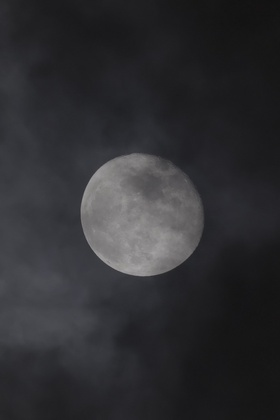
%> input picture HistogramEqualization/Moon.jpeg, 280 x 420 px, shrunk from 724 x 1086 before the run
$ octave HistogramEqualization.m   (GNU Octave 9; MATLAB toolbox functions it lacks are replaced by stand-ins)
%> lines starting %> are read from the running program, lines starting %| are printed output that depends on the picture
### HistogramEqualization/HistogramEqualizationfc.m
function  HistogramEqualizationfc(inputArg1)

imgArray = imread(inputArg1);

if(size(imgArray,3) == 3)
    imgArray = rgb2gray(imgArray);
end

level = 0:255;

%Histogram = zeros(1,256);

imgEqualized = zeros(size(imgArray,1),size(imgArray,2),'uint8');

[Histogram, Sum] = myHistogram(imgArray);

% [6 lines of commented-out code are left out]

imgPk = Histogram ./ Sum;
cdf = cumsum(imgPk);
imgArrayEqualization = round(cdf .* 255);


%像素置換

for indexI = 1:size(imgArray,1)
    for indexJ = 1:size(imgArray,2)
        imgEqualized(indexI,indexJ) = imgArrayEqualization(imgArray(indexI,indexJ) + 1);
    end
end


figure('Name', string(inputArg1));
subplot(2,2,1);
imshow(imgArray);
subplot(2,2,2);
imshow(imgEqualized);
subplot(2,2,3);

bar(level, myHistogram(imgArray),'c');
xlabel('Gray level');
ylabel('# of pixels');
title('Histogram (' + inputArg1 + ')');
subplot(2,2,4);
bar(level, myHistogram(imgEqualized),'c');
xlabel('Gray level');
ylabel('# of pixels');
title('Equalized Histogram (' + inputArg1 + ')');


% drawnow;
%
% folder = 'output';
% if ~exist(folder, 'dir')
%     mkdir(folder);
% end
%
% filename = fullfile(folder, ['HistogramCompare_' inputArg1 '.png']);
%
% ax = gca;
%
% exportgraphics(ax, "test.jpg");

end

### HistogramEqualization/myHistogram.m
function [outputArg, totalPixels] = myHistogram(imgArray)

outputArg = zeros(1,256);
totalPixels = 0;

for indexI = 1:size(imgArray,1)
    for indexJ = 1:size(imgArray,2)
        outputArg(imgArray(indexI,indexJ) + 1) = outputArg(imgArray(indexI,indexJ) + 1) + 1;
        totalPixels = totalPixels + 1;
    end
end

end

### HistogramEqualization/HistogramEqualization.m
close all; clear; clc;

picture = ["Moon.jpeg","WashingtonDC-Band1-Blue-512.tif","gamma_0.67.jpg","gamma_1.jpg","gamma_1.5.jpg"];


for index = 1:size(picture,2)
    HistogramEqualizationfc(picture(index));
%> in HistogramEqualizationfc, imgArray is the input picture: size 420x280x3 uint8; mean R, G, B 46.6, 46.6, 49.7
%> after the loop in myHistogram, `for indexI = 1:size(imgArray,1)`: outputArg = 256 values, max 4811 at index 23, min 0 at index 1, mean 459.4; totalPixels = 117600
%> in HistogramEqualizationfc, `[Histogram, Sum] = myHistogram(imgArray);`: Histogram has the same summary as outputArg in myHistogram
%> in HistogramEqualizationfc, `imgPk = Histogram ./ Sum;`: imgPk = 256 values, max 0.0409 at index 23, min 0 at index 1, mean 0.00391
%> in HistogramEqualizationfc, `cdf = cumsum(imgPk);`: cdf = 256 values from 0 to 1
%> in HistogramEqualizationfc, `imgArrayEqualization = round(cdf .* 255);`: imgArrayEqualization = 256 values from 0 to 255
%> after the loop in HistogramEqualizationfc, `for indexI = 1:size(imgArray,1)`:
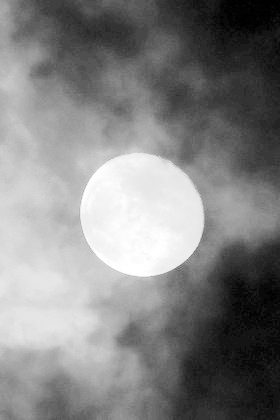
%> imgEqualized: size 420x280 uint8; min 0, max 255, mean 130
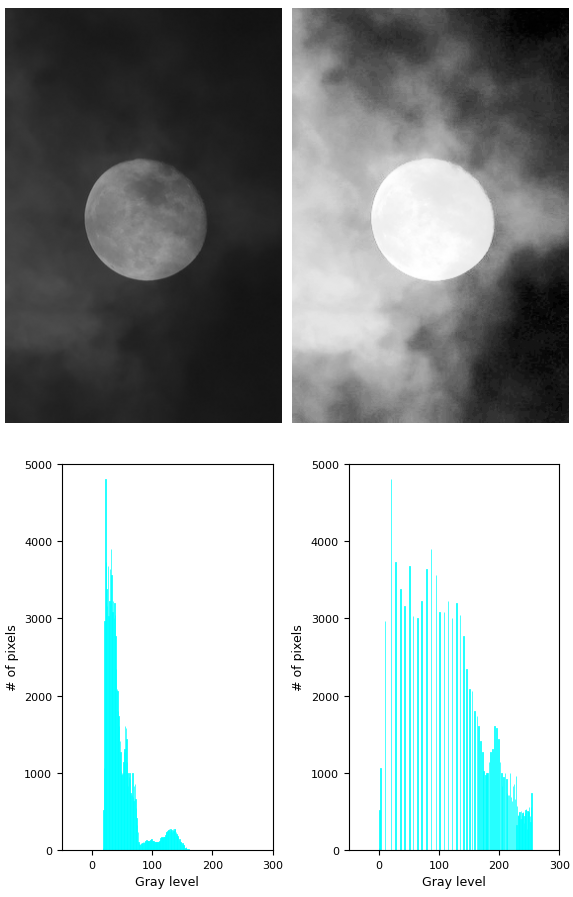
%> figure redrawn from the program's plot data, 4 panels
end
%> pass 2 of the loop `for index = 1:size(picture,2)`:
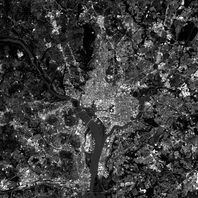
%> input picture HistogramEqualization/WashingtonDC-Band1-Blue-512.tif, 198 x 198 px, shrunk from 512 x 512 before the run
%> in HistogramEqualizationfc, imgArray is the input picture: size 198x198 uint8; min 0, max 255, mean 62
%> Histogram = 256 values, max 508 at index 47, min 0 at index 237, mean 153.1; Sum = 39204
%> imgPk = 256 values, max 0.013 at index 47, min 0 at index 237, mean 0.00391
%> cdf = 256 values from 0.00893 to 1
%> imgArrayEqualization = 256 values from 2 to 255
%> after the loop in HistogramEqualizationfc (call 2), `for indexI = 1:size(imgArray,1)`:
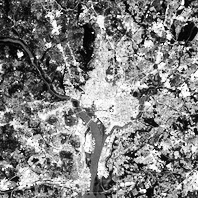
%> imgEqualized: size 198x198 uint8; min 2, max 255, mean 128.5
%> `HistogramEqualizationfc(picture(index));`:
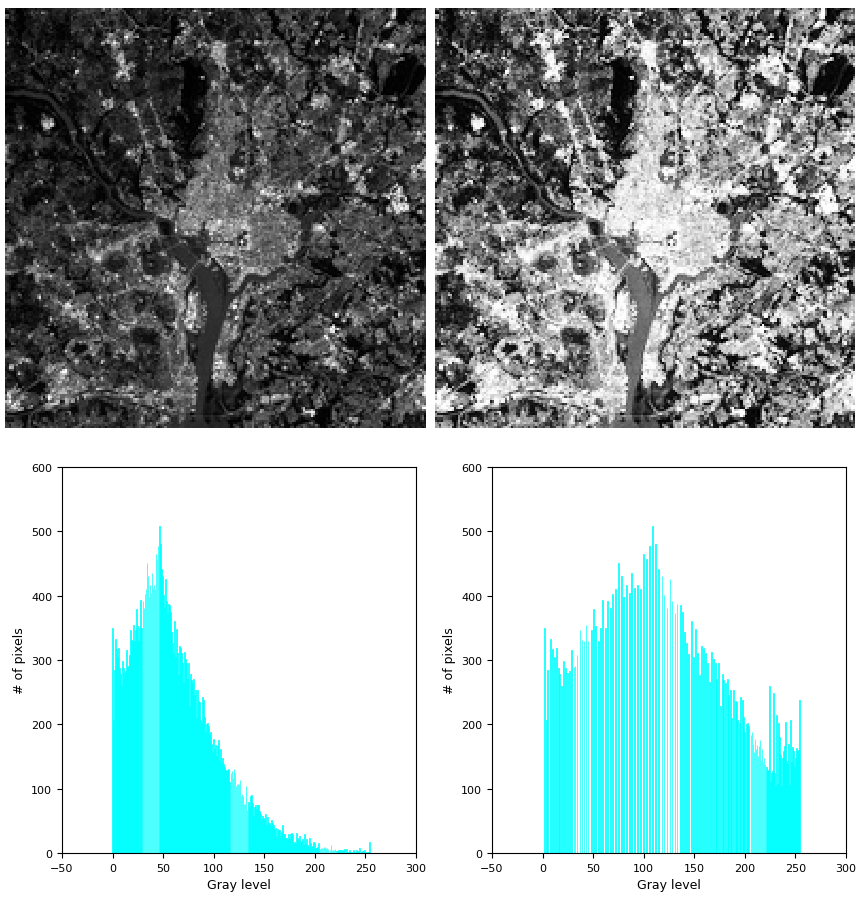
%> figure redrawn from the program's plot data, 4 panels
%> pass 3 of the loop `for index = 1:size(picture,2)`:
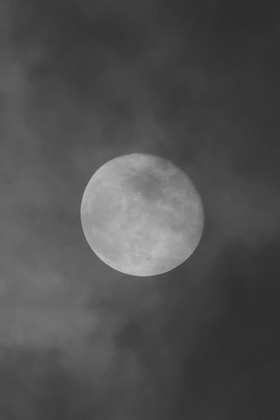
%> input picture HistogramEqualization/gamma_0.67.jpg, 280 x 420 px, shrunk from 724 x 1086 before the run
%> in HistogramEqualizationfc, imgArray is the input picture: size 420x280 uint8; min 42, max 192, mean 79.3
%> Histogram = 256 values, max 3979 at index 63, min 0 at index 1, mean 459.4; Sum = 117600
%> imgPk = 256 values, max 0.0338 at index 63, min 0 at index 1, mean 0.00391
%> cdf = 256 values from 0 to 1
%> imgArrayEqualization = 256 values from 0 to 255
%> after the loop in HistogramEqualizationfc (call 3), `for indexI = 1:size(imgArray,1)`:
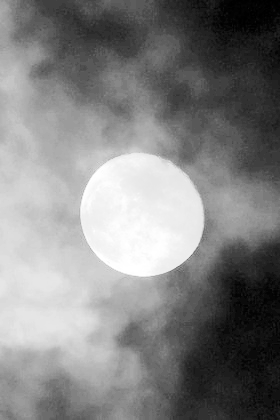
%> imgEqualized: size 420x280 uint8; min 0, max 255, mean 129.5
%> `HistogramEqualizationfc(picture(index));`:
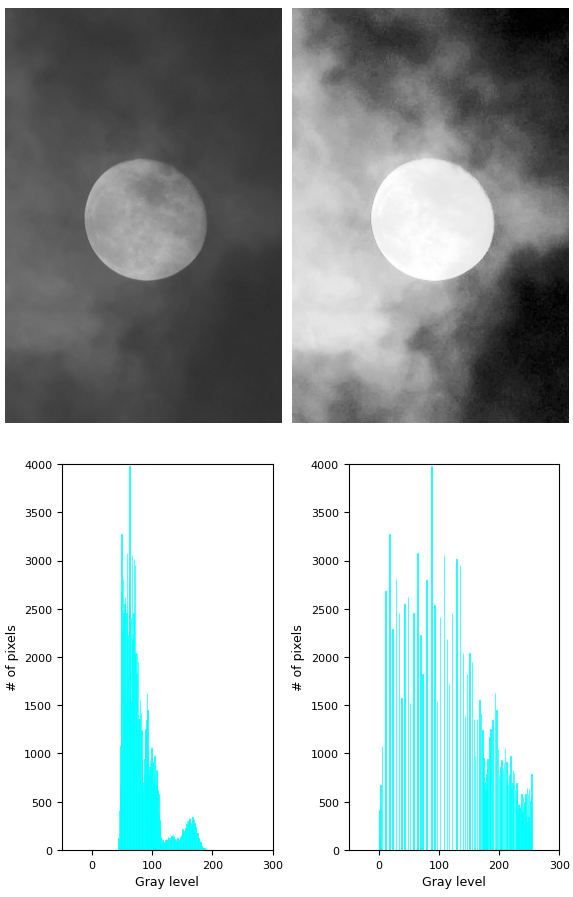
%> figure redrawn from the program's plot data, 4 panels
%> the loop made 5 passes; the first 3 are shown
